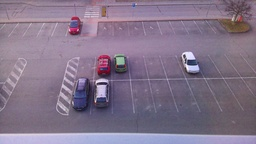
#> input picture Model 1/image_de_depart_pour_analyse/2026-03-03_0634.jpg, 256 x 144 px, shrunk from 3200 x 1800 before the run
$ python test_corner_detection.py '../../Model 1/image_de_depart_pour_analyse/2026-03-03_0634.jpg' 100 100 1.0
#> lines starting #> are read from the running program, lines starting #| are printed output that depends on the picture; after the words box and inside, x2 and y2 are one past the last pixel; in counts of white or black regions, pixels touching at a corner belong together
#> in test_corner_detection, image is the input picture: shape (144, 256, 3); mean B, G, R 138.8, 116.8, 131.6
#|   Image shape: (144, 256, 3)
### tools/alignment/parking_grid_homography.py
"""
Automatic grid corner detection and homography computation for parking zones.

Detects parking grid corners (white lines intersections) and computes perspective
transformation to align zones across angle changes.
"""

import cv2
import numpy as np
from typing import Optional, Tuple, List


def detect_white_lines(image: np.ndarray, threshold: int = 200) -> np.ndarray:
    """
    Detect white lines in the image using HSV.
    Returns binary mask of white pixels.
    """
#> called with threshold = 100
    # Convert to HSV for better white detection
    hsv = cv2.cvtColor(image, cv2.COLOR_BGR2HSV)
#> hsv: shape (144, 256, 3); mean H, S, V 140.4, 45.4, 140.9

    # White in HSV: high V (brightness), low S (saturation)
    lower_white = np.array([0, 0, threshold], dtype=np.uint8)
    upper_white = np.array([180, 30, 255], dtype=np.uint8)

    mask = cv2.inRange(hsv, lower_white, upper_white)
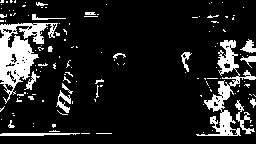
#> mask: shape (144, 256); 13.4% white; 129 white regions (111 under 20 px), largest, box (x1, y1, x2, y2) and area: (0, 23, 58, 104) 1878, (196, 40, 256, 136) 1368, (0, 133, 80, 136) 194

    # Morphological operations to clean up
    kernel = cv2.getStructuringElement(cv2.MORPH_RECT, (5, 5))
    mask = cv2.morphologyEx(mask, cv2.MORPH_CLOSE, kernel)
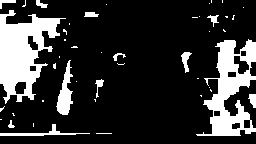
#> mask: shape (144, 256); 19.5% white; 45 white regions (32 under 20 px), largest, box (x1, y1, x2, y2) and area: (0, 10, 66, 104) 3104, (196, 39, 256, 136) 2652, (56, 60, 73, 115) 463
    mask = cv2.morphologyEx(mask, cv2.MORPH_OPEN, kernel)
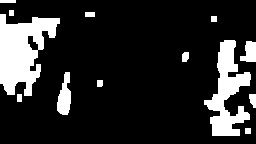
#> mask: shape (144, 256); 16.3% white; 13 white regions, largest, box (x1, y1, x2, y2) and area: (0, 14, 60, 96) 2865, (204, 40, 251, 136) 2095, (57, 72, 71, 115) 400

    return mask


def detect_hough_lines(binary_mask: np.ndarray,
                       rho: float = 1.0,
                       theta: float = np.pi / 180,
                       threshold: int = 50) -> List[Tuple[float, float, float]]:
    """
    Detect lines using Hough line transform.
    Returns list of (rho, theta, score).
    """
#> called with rho = 1, theta = 0.0175, threshold = 100
    lines = cv2.HoughLines(binary_mask, rho, theta, threshold)
#> lines = [[52, 0.785]]

    if lines is None:
        return []

    # Convert to list of tuples
    result = []
    for line in lines:
        rho, theta = line[0]
        result.append((rho, theta))
#> this loop made 1 pass
#> after the loop, result = [(52, 0.785)]

    return result


# [32 lines left out: functions line_equation, line_intersection, not called in this run]


def find_grid_corners(image: np.ndarray,
                     white_threshold: int = 200,
                     line_threshold: int = 50,
                     scale: float = 0.5) -> Optional[np.ndarray]:
    """
    Detect parking grid corners from white lines.

    Args:
        image: Input image
        white_threshold: Brightness threshold for white detection
        line_threshold: Hough line threshold
        scale: Scale factor for processing (smaller = faster)

    Returns:
        4x2 array of corner coordinates (x, y) in order: top-left, top-right, bottom-right, bottom-left
        Or None if detection fails.
    """
    # Scale down for faster processing
    if scale < 1.0:
        h, w = image.shape[:2]
        small_image = cv2.resize(image, (int(w * scale), int(h * scale)))
    else:
        small_image = image

    # Detect white lines on small image
    white_mask = detect_white_lines(small_image, white_threshold)

    # Extract lines
    hough_lines = detect_hough_lines(white_mask, threshold=line_threshold)
#> hough_lines = [(52, 0.785)]

    if len(hough_lines) < 4:
        # Not enough lines detected
        return None

    # Convert to line equations
    line_eqs = [line_equation(rho, theta) for rho, theta in hough_lines]

    # Find intersections
    intersections = []
    for i in range(len(line_eqs)):
        for j in range(i + 1, len(line_eqs)):
            pt = line_intersection(line_eqs[i], line_eqs[j], small_image.shape)
            if pt is not None:
                intersections.append(pt)

    if len(intersections) < 4:
        return None

    # Cluster nearby intersections (they might be detected multiple times)
    intersections = cluster_points(intersections, distance_threshold=20)

    if len(intersections) < 4:
        return None

    # Scale back to original image size
    if scale < 1.0:
        intersections = [(x / scale, y / scale) for x, y in intersections]

    # Order corners: top-left, top-right, bottom-right, bottom-left
    # Sort by y first, then x
    intersections = sorted(intersections, key=lambda p: (p[1], p[0]))

    # Top two points
    top_points = sorted(intersections[:2], key=lambda p: p[0])
    # Bottom two points
    bottom_points = sorted(intersections[2:4], key=lambda p: p[0])

    corners = np.array([
        top_points[0],      # top-left
        top_points[1],      # top-right
        bottom_points[1],   # bottom-right
        bottom_points[0],   # bottom-left
    ], dtype=np.float32)

    return corners


# [91 lines left out: functions cluster_points, compute_homography, apply_homography_to_polygon, visualize_corner_detection, not called in this run]

### tools/alignment/test_corner_detection.py
"""
Test script for grid corner detection.
Outputs visualization to check if corners are detected correctly.
"""

import sys
import cv2
import numpy as np
from parking_grid_homography import find_grid_corners, visualize_corner_detection


def test_corner_detection(image_path: str, output_path: str,
                         white_threshold: int = 200,
                         line_threshold: int = 50,
                         scale: float = 0.5):
    """Test corner detection on a single image."""
    print(f"Testing: {image_path}")

    image = cv2.imread(image_path)
    if image is None:
        print(f"ERROR: Could not load {image_path}")
        return False

    print(f"  Image shape: {image.shape}")
    print(f"  Processing at scale {scale}x...")

    # Detect corners
    corners = find_grid_corners(image, white_threshold, line_threshold, scale=scale)

    if corners is None:
        print("  ❌ No corners detected")
        vis = image.copy()
    else:
        print(f"  ✓ Detected {len(corners)} corners:")
        for i, (x, y) in enumerate(corners):
            print(f"    [{i}] ({x:.1f}, {y:.1f})")
        vis = visualize_corner_detection(image, corners)

    cv2.imwrite(output_path, vis)
    print(f"  Saved visualization: {output_path}")
    return corners is not None


if __name__ == "__main__":
    if len(sys.argv) < 2:
        print("Usage: python test_corner_detection.py <image_path> [white_threshold] [line_threshold] [scale]")
        sys.exit(1)

    image_path = sys.argv[1]
    white_threshold = int(sys.argv[2]) if len(sys.argv) > 2 else 200
    line_threshold = int(sys.argv[3]) if len(sys.argv) > 3 else 50
    scale = float(sys.argv[4]) if len(sys.argv) > 4 else 0.5

    # Output to same directory
    import os
    base, ext = os.path.splitext(image_path)
    output_path = f"{base}_corners_detected{ext}"

    success = test_corner_detection(image_path, output_path, white_threshold, line_threshold, scale)
#> success = False

    if not success:
        print("\n⚠️  Corners not detected. Try adjusting thresholds:")
        print("  - Increase white_threshold (100-255) if white lines are too dark")
        print("  - Decrease line_threshold (10-100) if Hough is too strict")
        print("  - Decrease scale (0.1-0.5) for faster processing")

$ run again, on Model 1/image_de_depart_pour_analyse/2026-03-03_0834.jpg
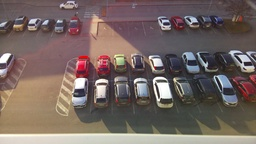
#> input picture Model 1/image_de_depart_pour_analyse/2026-03-03_0834.jpg, 256 x 144 px, shrunk from 3200 x 1800 before the run
#> in test_corner_detection, image is the input picture: shape (144, 256, 3); mean B, G, R 98.2, 102.7, 117.5
#|   Image shape: (144, 256, 3)
#> hsv: shape (144, 256, 3); mean H, S, V 74.6, 53.3, 119.6
#> in detect_white_lines, `mask = cv2.morphologyEx(mask, cv2.MORPH_OPEN, kernel)`:
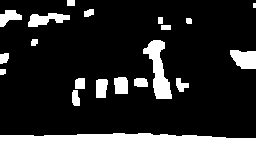
#> mask: shape (144, 256); 14.4% white; 20 white regions (1 under 20 px), largest, box (x1, y1, x2, y2) and area: (0, 133, 256, 144) 2264, (143, 40, 172, 99) 813, (230, 50, 256, 69) 395
#> lines = [[139, 1.59], [142, 1.55], [138, 1.57], [135, 1.59], [130, 1.62], [125, 1.64], [122, 1.66], [151, 1.48]]
#> the loop in detect_hough_lines, `for line in lines:` made 8 passes
#> after the loop in detect_hough_lines, `for line in lines:`: result = [(139, 1.59), (142, 1.55), (138, 1.57), (135, 1.59), (130, 1.62), (125, 1.64), (122, 1.66), (151, 1.48)]
#> hough_lines has the same summary as result in detect_hough_lines
#> line_eqs = [(-0.0175, 1, -139), (0.0175, 1, -142), (-4.37e-08, 1, -138), (-0.0175, 1, -135), (-0.0523, 0.999, -130), (-0.0698, 0.998, -125), (-0.0872, 0.996, -122), (0.0872, 0.996, -151)]
#> the loop in find_grid_corners, `for i in range(len(line_eqs)):` made 8 passes
#> after the loop in find_grid_corners, `for i in range(len(line_eqs)):`: intersections = 24 items, first 6: (85.95, 140.5), (253, 143.4), (236.4, 143.1), (119.6, 141.1), (230.4, 138), (200.5, 138.5)
#> points = 24 rows, first 8: [85.95, 140.5], [253, 143.4], [236.4, 143.1], [119.6, 141.1], [230.4, 138], [200.5, 138.5], [169.5, 139.1], [191.3, 138.7]
#> in cluster_points, `visited = [False] * len(points)`: visited = [False, False, False, False, False, False, False, False, False, False, False, False, False, False, False, False, False, False, False, False, False, False, False, False]
#> the loop in cluster_points, `for i in range(len(points)):` made 24 passes
#> after the loop in cluster_points, `for i in range(len(points)):`: clusters = [(85.95, 140.5), (244.7, 143.3), (131.5, 139.4), (225.1, 139.9), (189, 138.4), (165.8, 137.8), (149.2, 138)]; visited = [True, True, True, True, True, True, True, True, True, True, True, True, True, True, True, True, True, True, True, True, True, True, True, True]
#> in find_grid_corners, `intersections = cluster_points(intersections, distance_threshold=20)`: intersections has the same summary as clusters in cluster_points
#> in find_grid_corners, `intersections = sorted(intersections, key=lambda p: (p[1], p[0]))`: intersections = [(165.8, 137.8), (149.2, 138), (189, 138.4), (131.5, 139.4), (225.1, 139.9), (85.95, 140.5), (244.7, 143.3)]
#> top_points = [(149.2, 138), (165.8, 137.8)]
#> bottom_points = [(131.5, 139.4), (189, 138.4)]
#> in find_grid_corners, `corners = np.array([ top_points[0],`: corners = [[149.2, 138], [165.8, 137.8], [189, 138.4], [131.5, 139.4]]
#|   ✓ Detected 4 corners:
#> the loop in test_corner_detection, `for i, (x, y) in enumerate(corners):` made 4 passes
#> (printed output is left out)
#> the loop in visualize_corner_detection, `for i, (x, y) in enumerate(corners):` made 4 passes
#> pts = [[149, 138], [165, 137], [188, 138], [131, 139]]
#> in visualize_corner_detection, `cv2.polylines(vis, [pts], True, (0, 255, 0), 2)`:
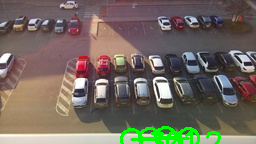
#> vis: shape (144, 256, 3); mean B, G, R 94.9, 105, 113.9
#> success = True
